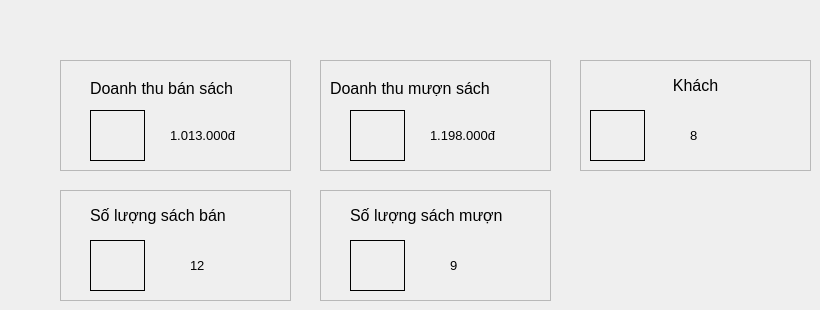
     <widget class="QWidget" name="tw1">
      <attribute name="title">
       <string>trangchu</string>
      </attribute>
      <widget class="QFrame" name="frame_4">
       <property name="geometry">
        <rect>
         <x>60</x>
         <y>60</y>
         <width>231</width>
         <height>111</height>
        </rect>
       </property>
       <property name="frameShape">
        <enum>QFrame::StyledPanel</enum>
       </property>
       <property name="frameShadow">
        <enum>QFrame::Raised</enum>
       </property>
       <widget class="QLabel" name="label_7">
        <property name="geometry">
         <rect>
          <x>30</x>
          <y>20</y>
          <width>191</width>
          <height>16</height>
         </rect>
        </property>
        <property name="font">
         <font>
          <pointsize>12</pointsize>
         </font>
        </property>
        <property name="text">
         <string>Doanh thu bán sách</string>
        </property>
       </widget>
       <widget class="QLabel" name="label_8">
        <property name="geometry">
         <rect>
          <x>30</x>
          <y>50</y>
          <width>55</width>
          <height>51</height>
         </rect>
        </property>
        <property name="frameShape">
         <enum>QFrame::Panel</enum>
        </property>
        <property name="text">
         <string/>
        </property>
        <property name="pixmap">
         <pixmap>Images/bookicon.png</pixmap>
        </property>
        <property name="scaledContents">
         <bool>true</bool>
        </property>
       </widget>
       <widget class="QLabel" name="label_9">
        <property name="geometry">
         <rect>
          <x>110</x>
          <y>60</y>
          <width>81</width>
          <height>31</height>
         </rect>
        </property>
        <property name="font">
         <font>
          <pointsize>10</pointsize>
         </font>
        </property>
        <property name="text">
         <string>1.013.000đ</string>
        </property>
       </widget>
      </widget>
      <widget class="QFrame" name="frame_5">
       <property name="geometry">
        <rect>
         <x>320</x>
         <y>60</y>
         <width>231</width>
         <height>111</height>
        </rect>
       </property>
       <property name="frameShape">
        <enum>QFrame::StyledPanel</enum>
       </property>
       <property name="frameShadow">
        <enum>QFrame::Raised</enum>
       </property>
       <widget class="QLabel" name="label_13">
        <property name="geometry">
         <rect>
          <x>10</x>
          <y>20</y>
          <width>211</width>
          <height>16</height>
         </rect>
        </property>
        <property name="font">
         <font>
          <pointsize>12</pointsize>
         </font>
        </property>
        <property name="text">
         <string>Doanh thu mượn sách</string>
        </property>
       </widget>
       <widget class="QLabel" name="label_14">
        <property name="geometry">
         <rect>
          <x>30</x>
          <y>50</y>
          <width>55</width>
          <height>51</height>
         </rect>
        </property>
        <property name="frameShape">
         <enum>QFrame::Panel</enum>
        </property>
        <property name="text">
         <string/>
        </property>
        <property name="pixmap">
         <pixmap>Images/bookicon.png</pixmap>
        </property>
        <property name="scaledContents">
         <bool>true</bool>
        </property>
       </widget>
       <widget class="QLabel" name="label_15">
        <property name="geometry">
         <rect>
          <x>110</x>
          <y>60</y>
          <width>101</width>
          <height>31</height>
         </rect>
        </property>
        <property name="font">
         <font>
          <pointsize>10</pointsize>
         </font>
        </property>
        <property name="text">
         <string>1.198.000đ</string>
        </property>
       </widget>
      </widget>
      <widget class="QFrame" name="frame_6">
       <property name="geometry">
        <rect>
         <x>580</x>
         <y>60</y>
         <width>231</width>
         <height>111</height>
        </rect>
       </property>
       <property name="frameShape">
        <enum>QFrame::StyledPanel</enum>
       </property>
       <property name="frameShadow">
        <enum>QFrame::Raised</enum>
       </property>
       <widget class="QLabel" name="label_19">
        <property name="geometry">
         <rect>
          <x>10</x>
          <y>15</y>
          <width>211</width>
          <height>21</height>
         </rect>
        </property>
        <property name="font">
         <font>
          <pointsize>12</pointsize>
         </font>
        </property>
        <property name="text">
         <string>&lt;html&gt;&lt;head/&gt;&lt;body&gt;&lt;p align=&quot;center&quot;&gt;Khách&lt;/p&gt;&lt;/body&gt;&lt;/html&gt;</string>
        </property>
       </widget>
       <widget class="QLabel" name="label_20">
        <property name="geometry">
         <rect>
          <x>10</x>
          <y>50</y>
          <width>55</width>
          <height>51</height>
         </rect>
        </property>
        <property name="frameShape">
         <enum>QFrame::Panel</enum>
        </property>
        <property name="text">
         <string/>
        </property>
        <property name="pixmap">
         <pixmap>Images/clienticon.png</pixmap>
        </property>
        <property name="scaledContents">
         <bool>true</bool>
        </property>
       </widget>
       <widget class="QLabel" name="label_21">
        <property name="geometry">
         <rect>
          <x>110</x>
          <y>60</y>
          <width>101</width>
          <height>31</height>
         </rect>
        </property>
        <property name="font">
         <font>
          <pointsize>10</pointsize>
         </font>
        </property>
        <property name="text">
         <string>8</string>
        </property>
       </widget>
      </widget>
      <widget class="QFrame" name="frame_7">
       <property name="geometry">
        <rect>
         <x>60</x>
         <y>190</y>
         <width>231</width>
         <height>111</height>
        </rect>
       </property>
       <property name="frameShape">
        <enum>QFrame::StyledPanel</enum>
       </property>
       <property name="frameShadow">
        <enum>QFrame::Raised</enum>
       </property>
       <widget class="QLabel" name="label_22">
        <property name="geometry">
         <rect>
          <x>30</x>
          <y>10</y>
          <width>191</width>
          <height>31</height>
         </rect>
        </property>
        <property name="font">
         <font>
          <pointsize>12</pointsize>
         </font>
        </property>
        <property name="text">
         <string>Số lượng sách bán</string>
        </property>
       </widget>
       <widget class="QLabel" name="label_23">
        <property name="geometry">
         <rect>
          <x>30</x>
          <y>50</y>
          <width>55</width>
          <height>51</height>
         </rect>
        </property>
        <property name="frameShape">
         <enum>QFrame::Panel</enum>
        </property>
        <property name="text">
         <string/>
        </property>
        <property name="pixmap">
         <pixmap>Images/bookicon2.png</pixmap>
        </property>
        <property name="scaledContents">
         <bool>true</bool>
        </property>
       </widget>
       <widget class="QLabel" name="label_24">
        <property name="geometry">
         <rect>
          <x>130</x>
          <y>60</y>
          <width>81</width>
          <height>31</height>
         </rect>
        </property>
        <property name="font">
         <font>
          <pointsize>10</pointsize>
         </font>
        </property>
        <property name="text">
         <string>12</string>
        </property>
       </widget>
      </widget>
      <widget class="QFrame" name="frame_8">
       <property name="geometry">
        <rect>
         <x>320</x>
         <y>190</y>
         <width>231</width>
         <height>111</height>
        </rect>
       </property>
       <property name="frameShape">
        <enum>QFrame::StyledPanel</enum>
       </property>
       <property name="frameShadow">
        <enum>QFrame::Raised</enum>
       </property>
       <widget class="QLabel" name="label_25">
        <property name="geometry">
         <rect>
          <x>30</x>
          <y>10</y>
          <width>191</width>
          <height>31</height>
         </rect>
        </property>
        <property name="font">
         <font>
          <pointsize>12</pointsize>
         </font>
        </property>
        <property name="text">
         <string>Số lượng sách mượn</string>
        </property>
       </widget>
       <widget class="QLabel" name="label_26">
        <property name="geometry">
         <rect>
          <x>30</x>
          <y>50</y>
          <width>55</width>
          <height>51</height>
         </rect>
        </property>
        <property name="frameShape">
         <enum>QFrame::Panel</enum>
        </property>
        <property name="text">
         <string/>
        </property>
        <property name="pixmap">
         <pixmap>Images/bookicon2.png</pixmap>
        </property>
        <property name="scaledContents">
         <bool>true</bool>
        </property>
       </widget>
       <widget class="QLabel" name="label_27">
        <property name="geometry">
         <rect>
          <x>130</x>
          <y>60</y>
          <width>81</width>
          <height>31</height>
         </rect>
        </property>
        <property name="font">
         <font>
          <pointsize>10</pointsize>
         </font>
        </property>
        <property name="text">
         <string>9</string>
        </property>
       </widget>
      </widget>
     </widget>
